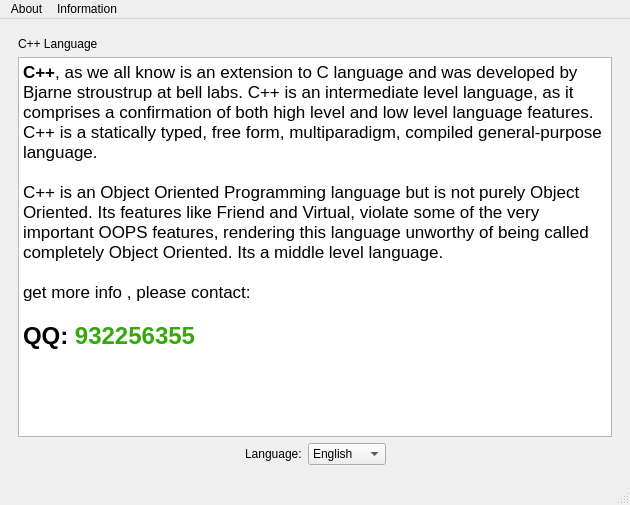
<?xml version="1.0" encoding="UTF-8"?>
<ui version="4.0">
 <class>MainWindow</class>
 <widget class="QMainWindow" name="MainWindow">
  <property name="geometry">
   <rect>
    <x>0</x>
    <y>0</y>
    <width>630</width>
    <height>505</height>
   </rect>
  </property>
  <property name="windowTitle">
   <string>MainWindow</string>
  </property>
  <widget class="QWidget" name="centralwidget">
   <layout class="QHBoxLayout" name="horizontalLayout_2">
    <item>
     <widget class="QWidget" name="widget" native="true">
      <layout class="QVBoxLayout" name="verticalLayout">
       <item>
        <widget class="QLabel" name="label_2">
         <property name="text">
          <string>C++ Language</string>
         </property>
        </widget>
       </item>
       <item>
        <widget class="QTextEdit" name="textEdit">
         <property name="html">
          <string>&lt;!DOCTYPE HTML PUBLIC &quot;-//W3C//DTD HTML 4.0//EN&quot; &quot;http://www.w3.org/TR/REC-html40/strict.dtd&quot;&gt;
&lt;html&gt;&lt;head&gt;&lt;meta name=&quot;qrichtext&quot; content=&quot;1&quot; /&gt;&lt;style type=&quot;text/css&quot;&gt;
p, li { white-space: pre-wrap; }
&lt;/style&gt;&lt;/head&gt;&lt;body style=&quot; font-family:'.AppleSystemUIFont'; font-size:13pt; font-weight:400; font-style:normal;&quot;&gt;
&lt;p style=&quot; margin-top:0px; margin-bottom:0px; margin-left:0px; margin-right:0px; -qt-block-indent:0; text-indent:0px;&quot;&gt;&lt;span style=&quot; font-weight:600;&quot;&gt;C++&lt;/span&gt;, as we all know is an extension to C language and was developed by Bjarne stroustrup at bell labs. C++ is an intermediate level language, as it comprises a confirmation of both high level and low level language features. C++ is a statically typed, free form, multiparadigm, compiled general-purpose language.&lt;/p&gt;
&lt;p style=&quot;-qt-paragraph-type:empty; margin-top:0px; margin-bottom:0px; margin-left:0px; margin-right:0px; -qt-block-indent:0; text-indent:0px;&quot;&gt;&lt;br /&gt;&lt;/p&gt;
&lt;p style=&quot; margin-top:0px; margin-bottom:0px; margin-left:0px; margin-right:0px; -qt-block-indent:0; text-indent:0px;&quot;&gt;C++ is an Object Oriented Programming language but is not purely Object Oriented. Its features like Friend and Virtual, violate some of the very important OOPS features, rendering this language unworthy of being called completely Object Oriented. Its a middle level language.&lt;/p&gt;
&lt;p style=&quot;-qt-paragraph-type:empty; margin-top:0px; margin-bottom:0px; margin-left:0px; margin-right:0px; -qt-block-indent:0; text-indent:0px;&quot;&gt;&lt;br /&gt;&lt;/p&gt;
&lt;p style=&quot; margin-top:0px; margin-bottom:0px; margin-left:0px; margin-right:0px; -qt-block-indent:0; text-indent:0px;&quot;&gt;get more info , please contact:&lt;/p&gt;
&lt;p style=&quot;-qt-paragraph-type:empty; margin-top:0px; margin-bottom:0px; margin-left:0px; margin-right:0px; -qt-block-indent:0; text-indent:0px;&quot;&gt;&lt;br /&gt;&lt;/p&gt;
&lt;p style=&quot; margin-top:0px; margin-bottom:0px; margin-left:0px; margin-right:0px; -qt-block-indent:0; text-indent:0px;&quot;&gt;&lt;span style=&quot; font-size:18pt; font-weight:600;&quot;&gt;QQ: &lt;/span&gt;&lt;span style=&quot; font-size:18pt; font-weight:600; color:#35a80b;&quot;&gt;932256355  &lt;/span&gt;&lt;/p&gt;
&lt;p style=&quot;-qt-paragraph-type:empty; margin-top:0px; margin-bottom:0px; margin-left:0px; margin-right:0px; -qt-block-indent:0; text-indent:0px;&quot;&gt;&lt;br /&gt;&lt;/p&gt;
&lt;p style=&quot;-qt-paragraph-type:empty; margin-top:0px; margin-bottom:0px; margin-left:0px; margin-right:0px; -qt-block-indent:0; text-indent:0px;&quot;&gt;&lt;br /&gt;&lt;/p&gt;&lt;/body&gt;&lt;/html&gt;</string>
         </property>
        </widget>
       </item>
       <item>
        <layout class="QHBoxLayout" name="horizontalLayout">
         <item>
          <spacer name="horizontalSpacer">
           <property name="orientation">
            <enum>Qt::Horizontal</enum>
           </property>
           <property name="sizeHint" stdset="0">
            <size>
             <width>40</width>
             <height>20</height>
            </size>
           </property>
          </spacer>
         </item>
         <item>
          <widget class="QLabel" name="label">
           <property name="text">
            <string>Language:</string>
           </property>
          </widget>
         </item>
         <item>
          <widget class="QComboBox" name="language_box">
           <item>
            <property name="text">
             <string>English</string>
            </property>
           </item>
           <item>
            <property name="text">
             <string>简体中文</string>
            </property>
           </item>
          </widget>
         </item>
         <item>
          <spacer name="horizontalSpacer_2">
           <property name="orientation">
            <enum>Qt::Horizontal</enum>
           </property>
           <property name="sizeHint" stdset="0">
            <size>
             <width>40</width>
             <height>20</height>
            </size>
           </property>
          </spacer>
         </item>
        </layout>
       </item>
      </layout>
     </widget>
    </item>
   </layout>
  </widget>
  <widget class="QMenuBar" name="menubar">
   <property name="geometry">
    <rect>
     <x>0</x>
     <y>0</y>
     <width>630</width>
     <height>22</height>
    </rect>
   </property>
   <widget class="QMenu" name="menuAbout">
    <property name="title">
     <string>About</string>
    </property>
    <addaction name="actionAboutMenu"/>
   </widget>
   <widget class="QMenu" name="menuInformation">
    <property name="title">
     <string>Information</string>
    </property>
    <addaction name="actionGithub"/>
   </widget>
   <addaction name="menuAbout"/>
   <addaction name="menuInformation"/>
  </widget>
  <widget class="QStatusBar" name="statusbar"/>
  <action name="actionAboutMenu">
   <property name="text">
    <string>AboutMenu</string>
   </property>
  </action>
  <action name="actionGithub">
   <property name="text">
    <string>Github</string>
   </property>
  </action>
 </widget>
 <resources/>
 <connections/>
</ui>
